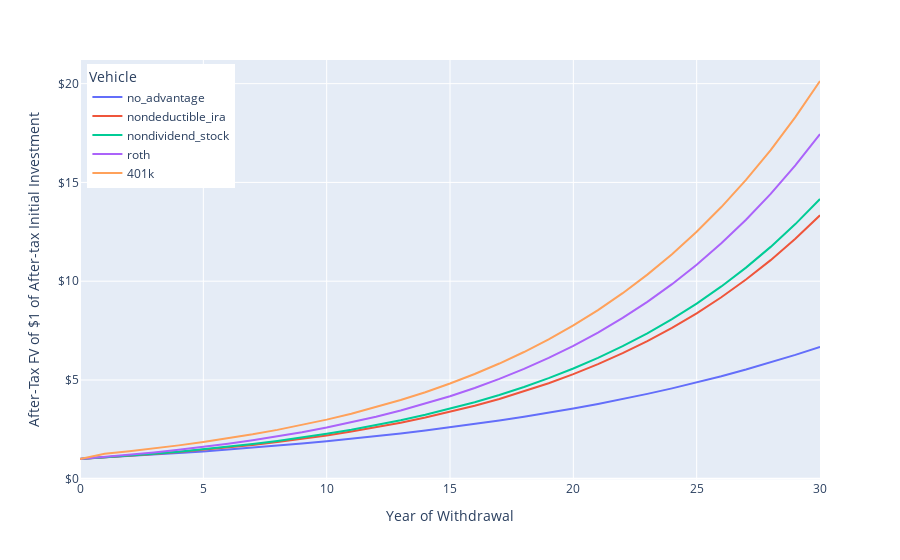

Notebook code for this chart:
### Code cell
# Plot the data
df = df.stack().reset_index()
df.columns = ['Year','Vehicle','Withdrawal']
fig = px.line(df, x='Year',y='Withdrawal',color='Vehicle',custom_data=['Vehicle'])
fig.layout.xaxis['title'] = 'Year of Withdrawal'
fig.update_yaxes(
    title='After-Tax FV of $1 of After-tax Initial Investment',
    tickformat='$,.0f'
)
string = '%{customdata}<br>$%{y:,.2f}<extra></extra>'
fig.update_traces(hovertemplate=string)
fig.update_layout(hovermode="x unified")
fig.update_layout(legend=dict(
    yanchor="top",
    y=0.99,
    xanchor="left",
    x=0.01
    ))
fig.show()

### Figure 1 — Plotly figure (JSON) as saved in the notebook; plotly's stock layout.template omitted (floating-point values rounded to 4 significant figures)
{"data": [{"customdata": [["no_advantage"], ["no_advantage"], ["no_advantage"], ["no_advantage"], ["no_advantage"], ["no_advantage"], ["no_advantage"], ["no_advantage"], ["no_advantage"], ["no_advantage"], ["no_advantage"], ["no_advantage"], ["no_advantage"], ["no_advantage"], ["no_advantage"], ["no_advantage"], ["no_advantage"], ["no_advantage"], ["no_advantage"], ["no_advantage"], ["no_advantage"], ["no_advantage"], ["no_advantage"], ["no_advantage"], ["no_advantage"], ["no_advantage"], ["no_advantage"], ["no_advantage"], ["no_advantage"], ["no_advantage"], ["no_advantage"]], "hovertemplate": "%{customdata}<br>$%{y:,.2f}<extra></extra>", "legendgroup": "no_advantage", "line": {"color": "#636efa", "dash": "solid"}, "marker": {"symbol": "circle"}, "mode": "lines", "name": "no_advantage", "orientation": "v", "showlegend": true, "type": "scatter", "x": [0, 1, 2, 3, 4, 5, 6, 7, 8, 9, 10, 11, 12, 13, 14, 15, 16, 17, 18, 19, 20, 21, 22, 23, 24, 25, 26, 27, 28, 29, 30], "xaxis": "x", "y": [1.009, 1.075, 1.145, 1.219, 1.299, 1.383, 1.473, 1.569, 1.671, 1.779, 1.895, 2.018, 2.149, 2.289, 2.438, 2.596, 2.765, 2.944, 3.136, 3.34, 3.557, 3.788, 4.034, 4.296, 4.576, 4.873, 5.19, 5.527, 5.886, 6.269, 6.676], "yaxis": "y"}, {"customdata": [["nondeductible_ira"], ["nondeductible_ira"], ["nondeductible_ira"], ["nondeductible_ira"], ["nondeductible_ira"], ["nondeductible_ira"], ["nondeductible_ira"], ["nondeductible_ira"], ["nondeductible_ira"], ["nondeductible_ira"], ["nondeductible_ira"], ["nondeductible_ira"], ["nondeductible_ira"], ["nondeductible_ira"], ["nondeductible_ira"], ["nondeductible_ira"], ["nondeductible_ira"], ["nondeductible_ira"], ["nondeductible_ira"], ["nondeductible_ira"], ["nondeductible_ira"], ["nondeductible_ira"], ["nondeductible_ira"], ["nondeductible_ira"], ["nondeductible_ira"], ["nondeductible_ira"], ["nondeductible_ira"], ["nondeductible_ira"], ["nondeductible_ira"], ["nondeductible_ira"], ["nondeductible_ira"]], "hovertemplate": "%{customdata}<br>$%{y:,.2f}<extra></extra>", "legendgroup": "nondeductible_ira", "line": {"color": "#EF553B", "dash": "solid"}, "marker": {"symbol": "circle"}, "mode": "lines", "name": "nondeductible_ira", "orientation": "v", "showlegend": true, "type": "scatter", "x": [0, 1, 2, 3, 4, 5, 6, 7, 8, 9, 10, 11, 12, 13, 14, 15, 16, 17, 18, 19, 20, 21, 22, 23, 24, 25, 26, 27, 28, 29, 30], "xaxis": "x", "y": [1, 1.075, 1.158, 1.248, 1.348, 1.458, 1.579, 1.712, 1.858, 2.018, 2.195, 2.39, 2.604, 2.839, 3.098, 3.383, 3.696, 4.041, 4.42, 4.837, 5.296, 5.8, 6.355, 6.966, 7.637, 8.376, 9.189, 10.08, 11.07, 12.15, 13.34], "yaxis": "y"}, {"customdata": [["nondividend_stock"], ["nondividend_stock"], ["nondividend_stock"], ["nondividend_stock"], ["nondividend_stock"], ["nondividend_stock"], ["nondividend_stock"], ["nondividend_stock"], ["nondividend_stock"], ["nondividend_stock"], ["nondividend_stock"], ["nondividend_stock"], ["nondividend_stock"], ["nondividend_stock"], ["nondividend_stock"], ["nondividend_stock"], ["nondividend_stock"], ["nondividend_stock"], ["nondividend_stock"], ["nondividend_stock"], ["nondividend_stock"], ["nondividend_stock"], ["nondividend_stock"], ["nondividend_stock"], ["nondividend_stock"], ["nondividend_stock"], ["nondividend_stock"], ["nondividend_stock"], ["nondividend_stock"], ["nondividend_stock"], ["nondividend_stock"]], "hovertemplate": "%{customdata}<br>$%{y:,.2f}<extra></extra>", "legendgroup": "nondividend_stock", "line": {"color": "#00cc96", "dash": "solid"}, "marker": {"symbol": "circle"}, "mode": "lines", "name": "nondividend_stock", "orientation": "v", "showlegend": true, "type": "scatter", "x": [0, 1, 2, 3, 4, 5, 6, 7, 8, 9, 10, 11, 12, 13, 14, 15, 16, 17, 18, 19, 20, 21, 22, 23, 24, 25, 26, 27, 28, 29, 30], "xaxis": "x", "y": [1, 1.08, 1.168, 1.265, 1.371, 1.488, 1.617, 1.759, 1.915, 2.086, 2.275, 2.482, 2.711, 2.962, 3.238, 3.542, 3.876, 4.244, 4.648, 5.093, 5.582, 6.12, 6.712, 7.363, 8.08, 8.868, 9.735, 10.69, 11.74, 12.89, 14.16], "yaxis": "y"}, {"customdata": [["roth"], ["roth"], ["roth"], ["roth"], ["roth"], ["roth"], ["roth"], ["roth"], ["roth"], ["roth"], ["roth"], ["roth"], ["roth"], ["roth"], ["roth"], ["roth"], ["roth"], ["roth"], ["roth"], ["roth"], ["roth"], ["roth"], ["roth"], ["roth"], ["roth"], ["roth"], ["roth"], ["roth"], ["roth"], ["roth"], ["roth"]], "hovertemplate": "%{customdata}<br>$%{y:,.2f}<extra></extra>", "legendgroup": "roth", "line": {"color": "#ab63fa", "dash": "solid"}, "marker": {"symbol": "circle"}, "mode": "lines", "name": "roth", "orientation": "v", "showlegend": true, "type": "scatter", "x": [0, 1, 2, 3, 4, 5, 6, 7, 8, 9, 10, 11, 12, 13, 14, 15, 16, 17, 18, 19, 20, 21, 22, 23, 24, 25, 26, 27, 28, 29, 30], "xaxis": "x", "y": [1, 1.1, 1.21, 1.331, 1.464, 1.611, 1.772, 1.949, 2.144, 2.358, 2.594, 2.853, 3.138, 3.452, 3.797, 4.177, 4.595, 5.054, 5.56, 6.116, 6.727, 7.4, 8.14, 8.954, 9.85, 10.83, 11.92, 13.11, 14.42, 15.86, 17.45], "yaxis": "y"}, {"customdata": [["401k"], ["401k"], ["401k"], ["401k"], ["401k"], ["401k"], ["401k"], ["401k"], ["401k"], ["401k"], ["401k"], ["401k"], ["401k"], ["401k"], ["401k"], ["401k"], ["401k"], ["401k"], ["401k"], ["401k"], ["401k"], ["401k"], ["401k"], ["401k"], ["401k"], ["401k"], ["401k"], ["401k"], ["401k"], ["401k"], ["401k"]], "hovertemplate": "%{customdata}<br>$%{y:,.2f}<extra></extra>", "legendgroup": "401k", "line": {"color": "#FFA15A", "dash": "solid"}, "marker": {"symbol": "circle"}, "mode": "lines", "name": "401k", "orientation": "v", "showlegend": true, "type": "scatter", "x": [0, 1, 2, 3, 4, 5, 6, 7, 8, 9, 10, 11, 12, 13, 14, 15, 16, 17, 18, 19, 20, 21, 22, 23, 24, 25, 26, 27, 28, 29, 30], "xaxis": "x", "y": [1, 1.269, 1.396, 1.536, 1.689, 1.858, 2.044, 2.249, 2.473, 2.721, 2.993, 3.292, 3.621, 3.983, 4.382, 4.82, 5.302, 5.832, 6.415, 7.057, 7.762, 8.539, 9.393, 10.33, 11.37, 12.5, 13.75, 15.13, 16.64, 18.3, 20.13], "yaxis": "y"}], "layout": {"hovermode": "x unified", "legend": {"title": {"text": "Vehicle"}, "tracegroupgap": 0, "x": 0.01, "xanchor": "left", "y": 0.99, "yanchor": "top"}, "margin": {"t": 60}, "xaxis": {"anchor": "y", "domain": [0, 1], "title": {"text": "Year of Withdrawal"}}, "yaxis": {"anchor": "x", "domain": [0, 1], "tickformat": "$,.0f", "title": {"text": "After-Tax FV of $1 of After-tax Initial Investment"}}}}
